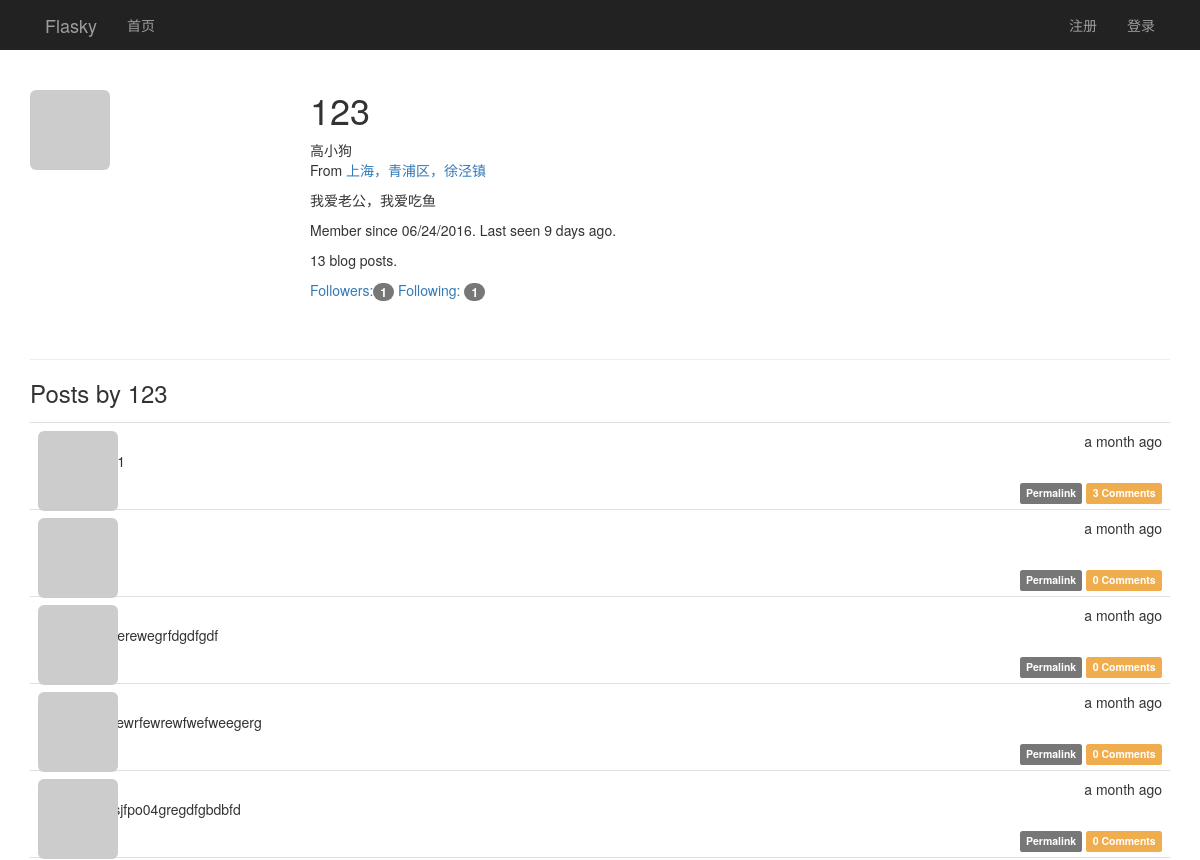
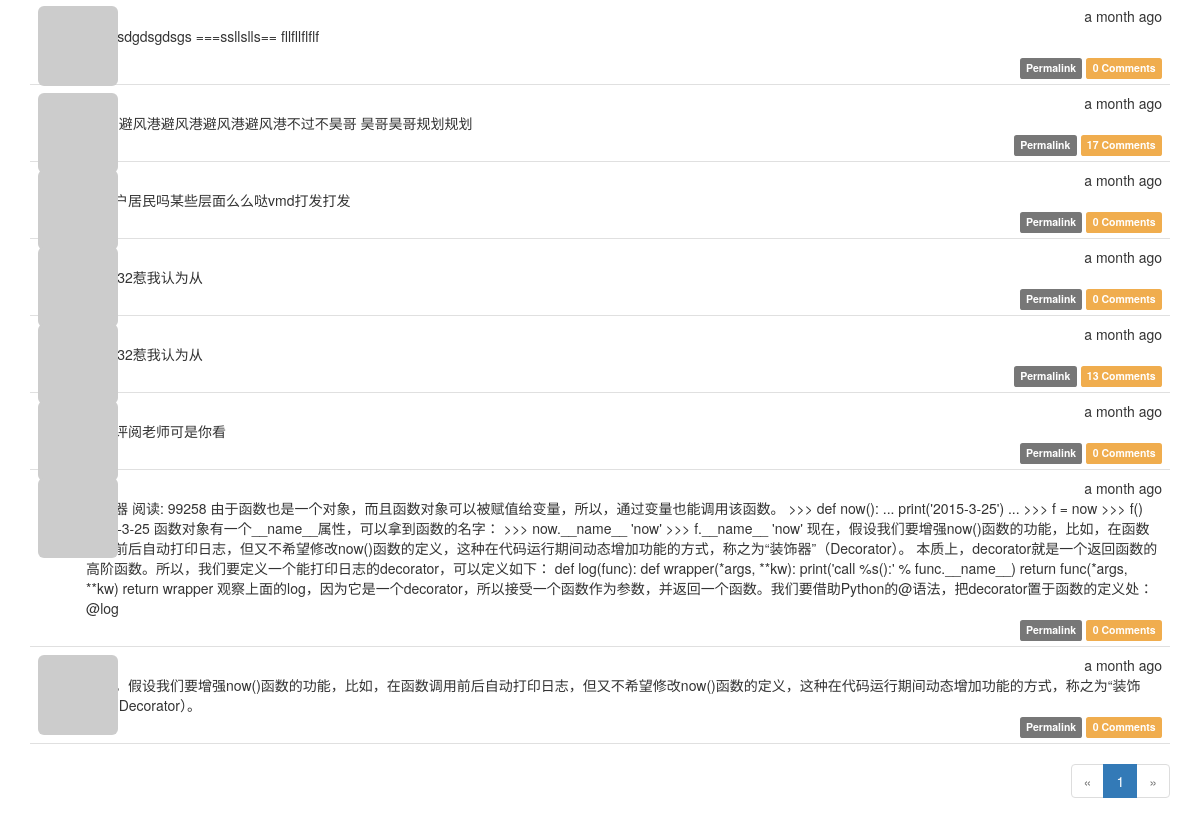
Before: /user/123 with the older database file (2 pictures, top to bottom).
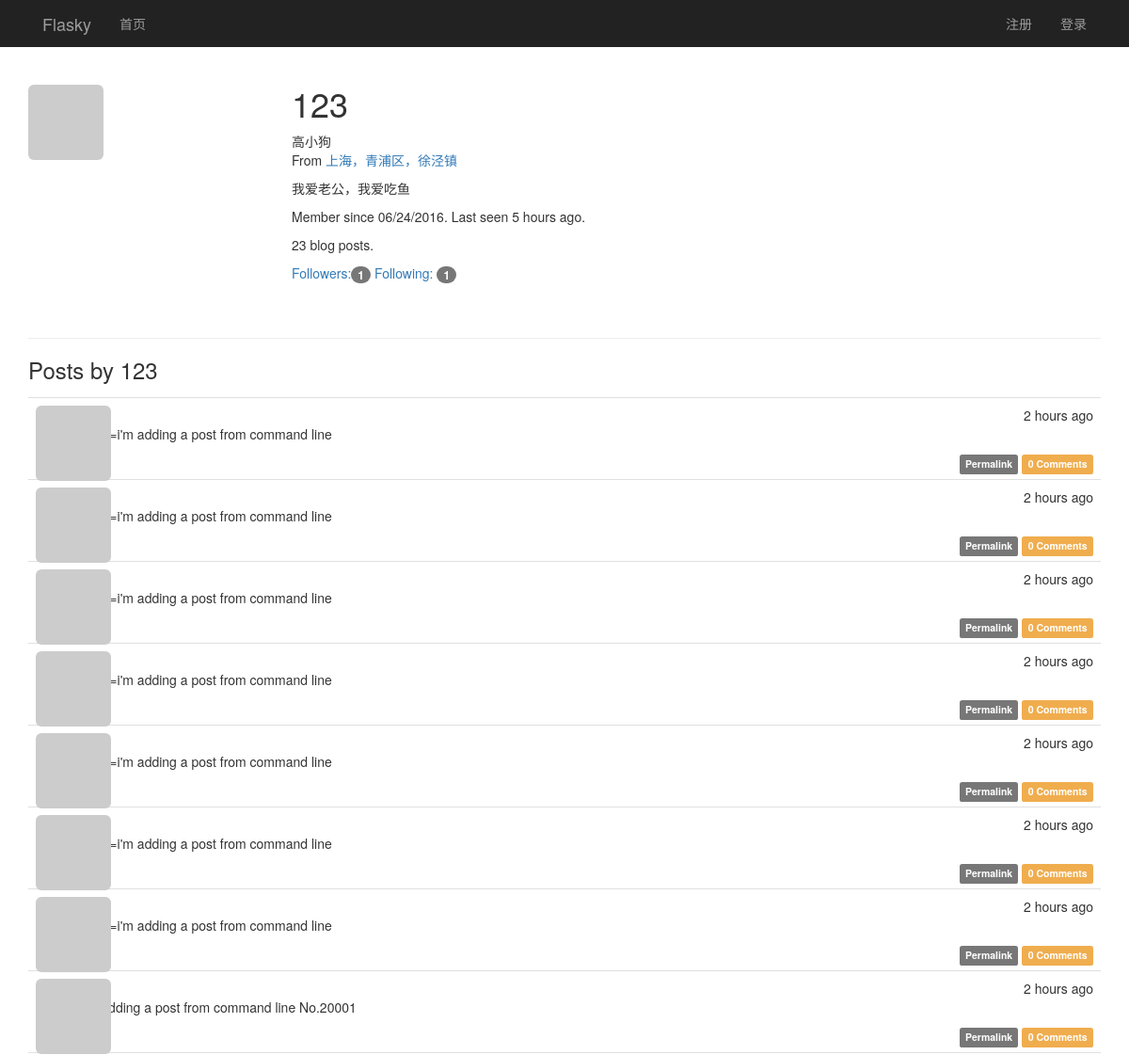
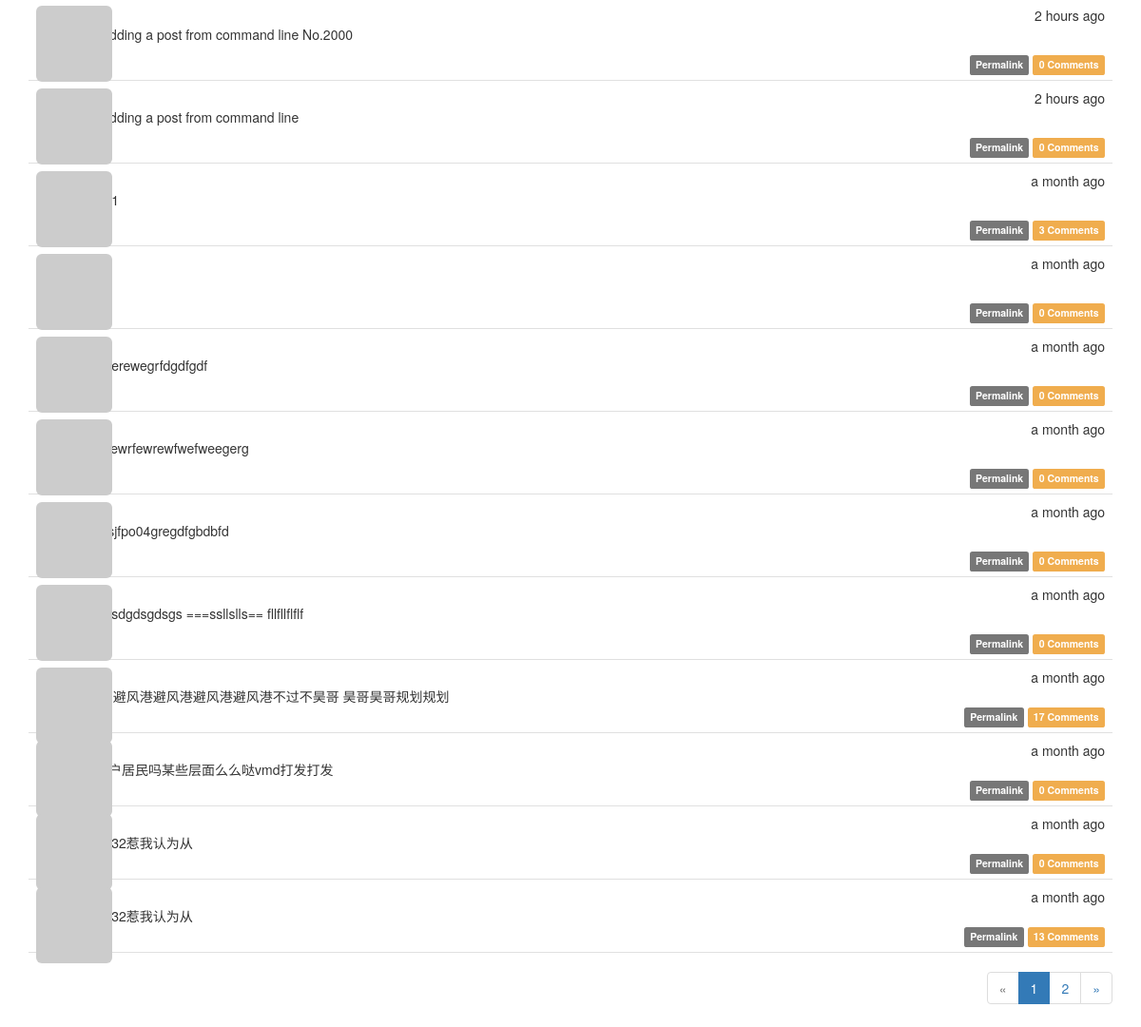
After: the same page with the newer database file (2 pictures, top to bottom).
### app/models.py (models this page shows, shortened)
class User(UserMixin, db.Model):
    __tablename__ = 'users'
    id = db.Column(db.Integer, primary_key=True)
    email = db.Column(db.String(64), unique=True, index=True)
    username = db.Column(db.String(64), unique=True, index=True)
    password_hash = db.Column(db.String(128))
    confirmed = db.Column(db.Boolean, default=False)
    role_id = db.Column(db.Integer, db.ForeignKey('roles.id'))
    name = db.Column(db.String(64))
    location = db.Column(db.String(64))
    about_me = db.Column(db.TEXT())
    member_since = db.Column(db.DateTime(), default=datetime.utcnow)
    last_seen = db.Column(db.DateTime(), default=datetime.utcnow)
    avatar_hash = db.Column(db.String(32))
    ''' 查询用户写的文章,SQL:
    SELECT
        posts.id AS posts_id,
        posts.body AS posts_body,
        posts.body_html AS posts_body_html,
        posts.timestamp AS posts_timestamp,
        posts.author_id AS posts_author_id
    FROM
        posts
    WHERE
        posts.author_id = 2
    '''
    posts = db.relationship('Post', backref='author', lazy='dynamic')
    """follower_id表示关注者， followed_id表示被关注者
        查询被关注者，select * from follows  LEFT JOIN users on follower_id = id where follower_id=2
    SELECT
        follows.follower_id AS follows_follower_id,
        follows.followed_id AS follows_followed_id,
        follows.timestamp AS follows_timestamp,
        users_1.id AS users_1_id,
        users_1.email AS users_1_email,
        users_1.username AS users_1_username,
        users_1.password_hash AS users_1_password_hash,
        users_1.confirmed AS users_1_confirmed,
        users_1.role_id AS users_1_role_id,
        users_1.name AS users_1_name,
        users_1.location AS users_1_location,
        users_1.about_me AS users_1_about_me,
        users_1.member_since AS users_1_member_since,
        users_1.last_seen AS users_1_last_seen,
        users_1.avatar_hash AS users_1_avatar_hash,
        users_2.id AS users_2_id,
        users_2.email AS users_2_email,
        users_2.username AS users_2_username,
        users_2.password_hash AS users_2_password_hash,
        users_2.confirmed AS users_2_confirmed,
        users_2.role_id AS users_2_role_id,
        users_2.name AS users_2_name,
        users_2.location AS users_2_location,
        users_2.about_me AS users_2_about_me,
        users_2.member_since AS users_2_member_since,
        users_2.last_seen AS users_2_last_seen,
        users_2.avatar_hash AS users_2_avatar_hash
    FROM
        follows
    LEFT OUTER JOIN users AS users_1 ON users_1.id = follows.follower_id
    LEFT OUTER JOIN users AS users_2 ON users_2.id = follows.followed_id
    WHERE
        follows.follower_id = 2;
    """
    followed = db.relationship('Follow', foreign_keys=[Follow.follower_id],
                               backref=db.backref('follower', lazy='joined'),
                               lazy='dynamic',
                               cascade='all, delete-orphan')
    """ 查询关注者， select * from follows  LEFT JOIN users on followed_id = id where followed_id=3
        users_1：关注者表
        users_2：被关注者表
    SELECT
        follows.follower_id AS follows_follower_id,
        follows.followed_id AS follows_followed_id,
        follows.timestamp AS follows_timestamp,
        users_1.id AS users_1_id,
        users_1.email AS users_1_email,
        users_1.username AS users_1_username,
        users_1.password_hash AS users_1_password_hash,
        users_1.confirmed AS users_1_confirmed,
        users_1.role_id AS users_1_role_id,
        users_1.name AS users_1_name,
        users_1.location AS users_1_location,
        users_1.about_me AS users_1_about_me,
        users_1.member_since AS users_1_member_since,
        users_1.last_seen AS users_1_last_seen,
        users_1.avatar_hash AS users_1_avatar_hash,
        users_2.id AS users_2_id,
        users_2.email AS users_2_email,
        users_2.username AS users_2_username,
        users_2.password_hash AS users_2_password_hash,
        users_2.confirmed AS users_2_confirmed,
        users_2.role_id AS users_2_role_id,
        users_2.name AS users_2_name,
        users_2.location AS users_2_location,
        users_2.about_me AS users_2_about_me,
        users_2.member_since AS users_2_member_since,
        users_2.last_seen AS users_2_last_seen,
        users_2.avatar_hash AS users_2_avatar_hash
    FROM
        follows
    LEFT OUTER JOIN users AS users_1 ON users_1.id = follows.follower_id
    LEFT OUTER JOIN users AS users_2 ON users_2.id = follows.followed_id
    WHERE
        follows.followed_id = 7;
    """
    followers = db.relationship('Follow', foreign_keys=[Follow.followed_id],
                                backref=db.backref('followed', lazy='joined'),
                                lazy='dynamic',
                                cascade='all, delete-orphan')
    comments = db.relationship('Comment', backref='author', lazy='dynamic')
    @property
    def password(self):
        raise AttributeError('password is not a readable attribute')
    def gravatar(self, size=100, default='identicon', rating='g'):
        if request.is_secure:
            url = 'https://secure.gravatar.com/avatar'
        else:
            url = 'http://s.gravatar.com/avatar'
        email_hash = self.avatar_hash or hashlib.md5(self.email.encode('utf-8')).hexdigest()
        return '{url}/{hash}?s={size}&d={default}&r={rating}'.format(
            url=url, hash=email_hash, size=size, default=default, rating=rating)

class Post(db.Model):
    __tablename__ = 'posts'
    id = db.Column(db.Integer, primary_key=True)
    body = db.Column(db.Text)
    body_html = db.Column(db.Text)
    timestamp = db.Column(db.DateTime, index=True, default=datetime.utcnow)
    author_id = db.Column(db.Integer, db.ForeignKey('users.id'))
    comments = db.relationship('Comment', backref='post', lazy='dynamic')

### app/main/views.py (the view)
@main.route('/user/<username>')
def user(username):
    user_name = User.query.filter_by(username=username).first_or_404()
    page = request.args.get('page', 1, type=int)
    pagination = user_name.posts.order_by(Post.timestamp.desc()).paginate(page, per_page=current_app.config[
        'FLASK_POSTS_PER_PAGE'], error_out=False)
    posts = pagination.items
    return render_template('user.html', user=user_name, posts=posts, pagination=pagination)

### app/auth/views.py (called while the page is built)
@auth.before_app_request
def before_request():
    if current_user.is_authenticated:
        current_user.ping()
        if not current_user.confirmed \
                and request.endpoint[:5] != 'auth.' \
                and request.endpoint != 'static':
            return redirect(url_for('auth.unconfirmed'))

### app/main/__init__.py (called while the page is built)
@main.app_context_processor
def inject_permissions():
    return dict(Permission=Permission)

### app/models.py (called while the page is built)
    def can(self, permissions):
        return False

    def is_administrator(self):
        return False

### app/templates/user.html (shortened to what this page needs)
{% extends "base.html" %}
{% import "_marcros.html" as macros %}
{% block page_content %}
<div class="page-header" xmlns="http://www.w3.org/1999/html">
    <img class="img-rounded profile-thumbnail" src="{{ user.gravatar(size=256) }}">
    <div class="profile-header">
        <h1>{{ user.username }}</h1>
        {% if user.name or user.location %}
        <p>
            {% if user.name %}{{ user.name }}<br>{% endif %}
            {% if user.location %}
                From <a href="http://maps.google.com/?q={{ user.location }}">
                    {{ user.location }}
                </a><br>
            {% endif %}
        </p>
        {% endif %}
        {%  if user.about_me %}<p>{{ user.about_me }}</p>{% endif %}
        <p>
            Member since {{ moment(user.member_since).format('L') }}.
            Last seen {{ moment(user.last_seen).fromNow() }}.
        </p>
        <p>{{ user.posts.count() }} blog posts.</p>
        <p>
        <a href="{{ url_for('.followers', username=user.username) }}">
            Followers:<span class="badge">{{ user.followers.count() - 1 }}</span>
        </a>
        <a href="{{ url_for('.followed_by', username=user.username) }}">
            Following: <span class="badge">{{ user.followed.count() - 1 }}
        </span>
        </a>
        </p>
    </div>
</div>
    <h3>Posts by {{ user.username }}</h3>
    {% include '_posts.html' %}
<div class="pagination">
    {{ macros.pagination_widget(pagination, '.user', username=user.username) }}
</div>
{% endblock %}

### app/templates/base.html (shortened to what this page needs)
{% extends "bootstrap/base.html" %}
{% block head %}
{{ super() }}
<link rel="stylesheet" type="text/css" href="{{ url_for('static', filename='styles.css') }}">
{% endblock %}
{% block navbar %}
<div class="nvrbar navbar-inverse" role="navigation" >
    <div class="container">
        <div class="navbar-header">
            <a class="navbar-brand" href="{{ url_for('main.index') }}">Flasky</a>
        </div>
        <div class="navbar-collapse collpase">
            <ul class="nav  navbar-nav">
                <li><a href="{{ url_for('main.index') }}">首页</a></li>
            </ul>
            <ul class="nav navbar-nav navbar-right">
                {% if current_user.is_authenticated %}
                <li>
                    <a href="{{ url_for('main.user', username=current_user.username) }}">
                        <img src="{{ current_user.gravatar(size=18) }}">
                        {{ current_user.username }}</a>
                </li>
                <li class="dropdown">
                    <a href="#" class="dropdown-toggle" data-toggle="dropdown">账户 <b class="caret"></b></a>
                    <ul class="dropdown-menu">
                        <li><a href="{{ url_for('auth.change_password') }}">修改密码</a></li>
                        <li><a href="{{ url_for('main.user', username=current_user.username) }}">设置</a></li>
                        <li class="divider"></li>
                        <li><a href="{{ url_for('auth.logout') }}">注销</a></li>
                    </ul>
                </li>
                {% else %}
                <li><a href="{{ url_for('auth.register') }}">注册</a></li>
                <li><a href="{{ url_for('auth.login_username') }}">登录</a> </li>
                {% endif %}
            </ul>
        </div>
     </div>
</div>
{% endblock %}
{% block content %}
<div class="container">
    {% block page_content %}{% endblock %}
</div>
{% endblock %}

### app/templates/_marcros.html
{% macro pagination_widget(pagination, endpoint, fragment='') %}
<ul class="pagination">
    <li {% if not pagination.has_prev %} class="disabled" {% endif %}>
        <a href="{% if pagination.has_prev %}{{ url_for(endpoint, page=pagination.prev_num, **kwargs) }}{{ fragment }}{% else %}#{% endif %}">
        &laquo;
        </a>
    </li>
    {% for p in pagination.iter_pages() %}
        {% if p %}
            {% if p == pagination.pages %}
            <li {% if p == pagination.page %} class="active" {% endif %}>
                <a href="{{ url_for(endpoint, page=p, **kwargs) }}{{ fragment }}">{{ p }}</a>
            </li>
            {% else %}
            <li {% if p == pagination.page %} class="active" {% endif %}>
                <a href="{{ url_for(endpoint, page=p, **kwargs) }}{{ fragment }}">{{ p }}</a>
            </li>
            {% endif %}
        {% else %}
        <li class="disabled"><a href="#">&hellip;</a></li>
        {% endif %}
    {% endfor %}
    <li{% if not pagination.has_next %} class="disabled"{% endif %}>
        <a href="{% if pagination.has_next %}{{ url_for(endpoint,
            page=pagination.next_num, **kwargs) }}{{ fragment }}{% else %}#{% endif %}">
            &raquo;
        </a>
    </li>
</ul>
{% endmacro %}

### app/templates/_posts.html (shortened to what this page needs)
<ul class="posts">
    {% for post in posts %}
    <li class="post">
        <div class="post-thumbnail">
            <a href="{{ url_for('.user', username=post.author.username) }}">
                <img class="img-rounded profile-thumbnail"
                     src="{{ post.author.gravatar(size=40) }}">
            </a>
        </div>
        <div class="post-content">
            <div class="post-date">{{ moment(post.timestamp).fromNow() }}</div>
            <div class="post-author">
                <a href="{{ url_for('.user', username=post.author.username) }}">
                </a>
            </div>
            <div class="post-body">
                {% if post.body_html %}
                    {{ post.body_html | safe }}
                {% else %}
                    {{ post.body }}
                {% endif %}
            </div>
            <div class="post-footer">
                <a href="{{ url_for('.post', post_id=post.id) }}">
                    <span class="label label-default">Permalink</span>
                </a>
                <a href="{{ url_for('.post', post_id=post.id) }}#comments">
                    <span class="label label-warning">
                        {{ post.comments.count() }} Comments
                    </span>
                </a>
            </div>
        </div>
    </li>
    {% endfor %}
</ul>

### app/static/styles.css (style rules this page uses)
.profile-thumbnail { position: absolute; }
.profile-header { min-height: 260px; margin-left: 280px; }
ul.posts { list-style-type: none; padding: 0px; margin: 16px 0px 0px 0px; border-top: 1px solid #e0e0e0; }
ul.posts li.post { padding: 8px; border-bottom: 1px solid #e0e0e0; }
div.post-date { float: right; }
div.post-author { font-weight: bold; }
div.post-thumbnail { position: absolute; }
div.post-content { margin-left: 48px; min-height: 48px; }
div.post-footer { text-align: right; }
div.pagination { width: 100%; text-align: right; padding: 0px; margin: 0px; }

Changed rows visible on the page:
no longer on this page (row unchanged): Post: timestamp "a month ago", body "发表评阅老师可是你看", comments.count "0"
no longer on this page (row unchanged): Post: timestamp "a month ago", body "装饰器 阅读: 99258 由于函数也是一个对象，而且函数对象可以被赋值给变量，所以，通过变量也能调用该函数。 >>> def now(): ... print('2015-3-25') ... >>> f = now >>> f() 2015-3-25 函数对象有一个__name__属性，可以拿到函数的名字： >>> now.__name__ 'now' >>> f.__name__ 'now' 现在，假设我们要增强now()函数的功能，比如，在函数调用前后自动打印日志，但又不希望修改now()函数的定义，这种在代码运行期间动态增加功能的方式，称之为“装饰器”（Decorator）。 本质上，decorator就是一个返回函数的高阶函数。所以，我们要定义一个能打印日志的decorator，可以定义如下： def log(func): def wrapper(*args, **kw): print('call %s():' % func.__name__) return func(*args, **kw) return wrapper 观察上面的log，因为它是一个decorator，所以接受一个函数作为参数，并返回一个函数。我们要借助Python的@语法，把decorator置于函数的定义处： @log", comments.count "0"
no longer on this page (row unchanged): Post: timestamp "a month ago", body "现在，假设我们要增强now()函数的功能，比如，在函数调用前后自动打印日志，但又不希望修改now()函数的定义，这种在代码运行期间动态增加功能的方式，称之为“装饰器”（Decorator）。", comments.count "0"
changed User "高小狗": last_seen "9 days ago" → "5 hours ago"
added Post: timestamp "2 hours ago", body_html "body=i'm adding a post from command line", comments.count "0"
added Post: timestamp "2 hours ago", body_html "body=i'm adding a post from command line", comments.count "0"
added Post: timestamp "2 hours ago", body_html "body=i'm adding a post from command line", comments.count "0"
added Post: timestamp "2 hours ago", body_html "body=i'm adding a post from command line", comments.count "0"
added Post: timestamp "2 hours ago", body_html "body=i'm adding a post from command line", comments.count "0"
added Post: timestamp "2 hours ago", body_html "body=i'm adding a post from command line", comments.count "0"
added Post: timestamp "2 hours ago", body_html "body=i'm adding a post from command line", comments.count "0"
added Post: timestamp "2 hours ago", body_html "i'm adding a post from command line No.20001", comments.count "0"
added Post: timestamp "2 hours ago", body_html "i'm adding a post from command line No.2000", comments.count "0"
added Post: timestamp "2 hours ago", body_html "i'm adding a post from command line", comments.count "0"
Other visible differences:
{{ user.posts.count() }}: "13" → "23"
list line gone: "1"
new list line: "1"
new list line: "2"
